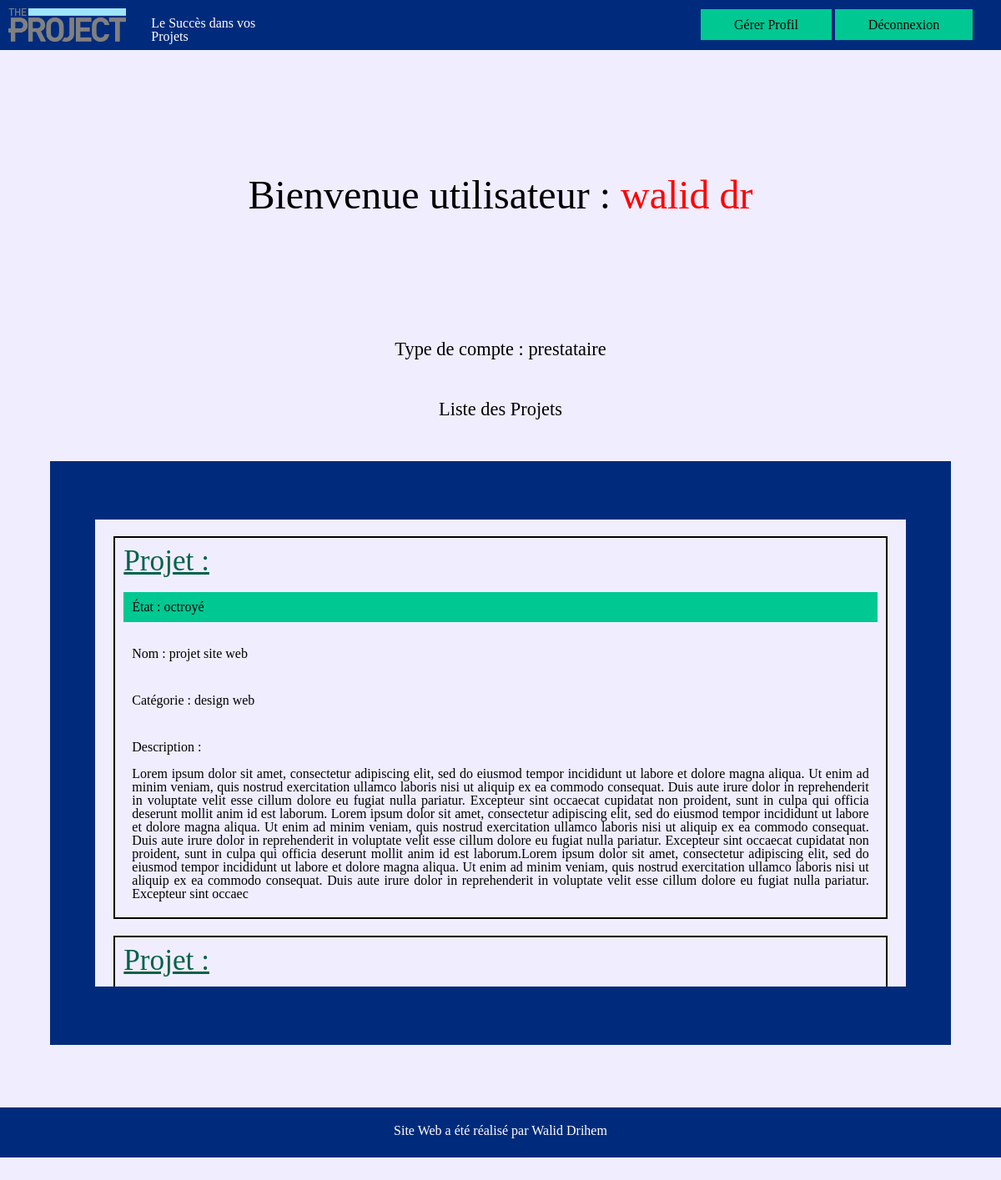
The page /index.php?action=accueil (signed in) on the database its author committed.
### tables this page shows
CREATE TABLE `projet` (
  `id` int(11) NOT NULL,
  `nom` varchar(50) NOT NULL,
  `description` varchar(1500) NOT NULL,
  `actif` tinyint(1) NOT NULL,
  `id_utilisateur` int(11) NOT NULL,
  `id_categorie` int(11) NOT NULL
);

CREATE TABLE `postuler` (
  `id` int(11) NOT NULL,
  `id_utilisateur` int(11) NOT NULL,
  `etat` varchar(50) DEFAULT 'postulé'
);

CREATE TABLE `categorie` (
  `id` int(11) NOT NULL,
  `type` varchar(50) NOT NULL
);

### function_db.php (called while the page is built, shortened)
<?php
    function connectDB(){
        $c = mysqli_connect("localhost", "root", "", "enterpriseProject");
        mysqli_query($c, "SET NAMES 'utf8'");
        return $c;
    }
    $connexion = connectDB();
    function GetAllProject(){
        global $connexion;
        $requete ="SELECT * FROM projet";
        $resultat =mysqli_query($connexion,$requete);
        return $resultat;
    }
    function GetCategorie($id){
        global $connexion;
        $requete ="SELECT type FROM categorie
        JOIN projet ON categorie.id = projet.id_categorie
        AND projet.id=".filtre($id);
        $resultat =mysqli_query($connexion,$requete);
        return $resultat;
    }
    function GetAllEtatPost($id_usager , $id_projet){
        global $connexion;
        $requete ="SELECT * FROM postuler
        WHERE id_utilisateur=".filtre($id_usager).
        " AND id =".filtre($id_projet);
        $resultat =mysqli_query($connexion,$requete);
        if($range= mysqli_fetch_assoc($resultat)){
            return $range["etat"];
        }else{
            return false;
        }
    }
    function filtre($var)
    {
        global $connexion;
        $varFiltre = mysqli_real_escape_string($connexion, $var);
        $varFiltre = strip_tags($varFiltre, "<a><b><em>");
        return $varFiltre;
    }
?>

### vues/accueil.php (the view, shortened to what this page needs)
<!DOCTYPE html>
<html lang="fr">
<head>
    <link rel="stylesheet" href="scss/style.css">
</head>
<body>
    <header class="entete">
        <div class="bloc1">
        <?php
            if(isset($_SESSION["verification"]) && isset($_SESSION["role"])){
                if($_SESSION["role"] !== "admin" ){
            ?>
            <a href="index.php?action=accueil"><img src="images/logo.png" alt=""></a>
            <?php
                }else if($_SESSION["role"] == "admin"){
            ?>
                    <a href="index.php?action=admin"><img src="images/logo.png" alt=""></a>
            <?php
                }
            }else{
            ?>
                <a href="index.php?action=accueil"><img src="images/logo.png" alt=""></a>
            <?php
            }
            ?>
            <p>Le Succès dans vos Projets</p>
        </div>
        <div class="bloc2">
            <?php
            if(isset($_SESSION["verification"])){
                if($_SESSION["verification"] == "oui"){
            ?>
            <a href="index.php?action=profil">Gérer Profil</a>
            <a href="index.php?action=deconnexion">Déconnexion</a>
            <?php
                }
            }else{
            ?>
                <a href="index.php?action=inscription">Inscription</a>
                <a href="index.php?action=connexion" class="b2">Connexion</a>
            <?php
            }
            ?>
        </div>
    </header>
    <main>
        <?php
            if(!isset($_SESSION["verification"])){
        ?>
        <h1>Bienvenue</h1>
        <?php
            }else if(isset($_SESSION["verification"]) && ($_SESSION["verification"] == "oui")){
        ?>
        <h1>Bienvenue utilisateur : <span class="title"> <?php echo $_SESSION["nomComplet"]; ?></span></h1>
        <h2>Type de compte : <?php echo $_SESSION["role"];?></h2>
        <?php
            }
        ?>
        <h2>Liste des Projets</h2>
        <section>
            <div>
                <?php
                    if(!isset($_SESSION["verification"])){
                        while($rangee=mysqli_fetch_assoc($donnees)){
                            if($rangee["actif"] == 1){
                                echo "<article>";
                                    echo "<h3> Projet : </h3>";
                                    echo "<p>Nom : ". $rangee["nom"] . "</p>";
                                    if($rangee2=mysqli_fetch_assoc(GetCategorie($rangee["id"]))){
                                        echo "<p>Catégorie : ".$rangee2["type"]."</p>";
                                    }
                                    echo "<p>Description : <br><br>" . $rangee["description"] . "</p>";
                                echo "</article>";
                            }
                        }
                    }else if(isset($_SESSION["verification"]) && ($_SESSION["verification"] == "oui")){
                        if($_SESSION["role"] == "entreprise"){
                            while($rangee=mysqli_fetch_assoc($donnees4)){
                                if($rangee["actif"] == 1){
                                    echo "<article>";
                                    echo "<h3> Projet : </h3>";
                                    echo "<a href='index.php?action=modifierProjet&idProjet2=".$rangee["id"]."' class='supp'>Modifier Projet</a>";
                                    if(etatProjet($rangee["id"]) == 1 ){
                                        echo "<a href='index.php?action=modifierEtatProjet&idProjet=".$rangee["id"]."&etat=".etatProjet($rangee["id"])."' class='supp'>Supprimer le projet</a>";
                                    }
                                    echo "<p> Nom : ". $rangee["nom"] . "</p>";
                                    if($rangee2=mysqli_fetch_assoc(GetCategorie($rangee["id"]))){
                                        echo "<p>Catégorie : ".$rangee2["type"]."</p>";
                                    }
                                    echo "<p>Description : <br><br>" . $rangee["description"] . "</p>";
                                    echo "</article>";
                                }
                        }
                        }else if($_SESSION["role"] == "prestataire"){
                            while($rangee=mysqli_fetch_assoc($donnees)){
                                if($rangee["actif"] == 1){
                                    echo "<article>";
                                        echo "<h3> Projet : </h3>";
                                        if(GetAllEtatPost($_SESSION["idUser"] , $rangee["id"]) !== false){
                                            echo "<p class='supp'> État : ".GetAllEtatPost($_SESSION["idUser"] , $rangee["id"])."</p>";
                                        }else if(!changeEtatProjetOctroye($rangee["id"])){
                                            echo "<a href='index.php?action=postuler&idProjet=".$rangee["id"]."' class='supp'>Postuler</a>";
                                        }else{
                                            echo "<p class='supp'>* Vous ne pouvez pas postuler à ce projet car il a déjà été octroyé à un autre prestataire !</p>";
                                        }
                                        echo "<p> Nom : ". $rangee["nom"] . "</p>";
                                    if($rangee2=mysqli_fetch_assoc(GetCategorie($rangee["id"]))){
                                        echo "<p>Catégorie : ".$rangee2["type"]."</p>";
                                    }
                                    echo "<p>Description : <br><br>" . $rangee["description"] . "</p>";
                                    echo "</article>";
                                }
                            }
                        }
                    }
                ?>
            </div>
        </section>
    </main>
    <footer>
         <p>Site Web a été réalisé par Walid Drihem</p>
    </footer>
</body>
</html>

### scss/style.css (style rules this page uses)
html, body, div, span, applet, object, iframe, h1, h2, h3, h4, h5, h6, p, blockquote, pre, a, abbr, acronym, address, big, cite, code, del, dfn, em, img, ins, kbd, q, s, samp, small, strike, strong, sub, sup, tt, var, b, u, i, center, dl, dt, dd, ol, ul, li, fieldset, form, label, legend, table, caption, tbody, tfoot, thead, tr, th, td, article, aside, canvas, details, embed, figure, figcaption, footer, header, hgroup, menu, nav, output, ruby, section, summary, time, mark, audio, video { margin: 0; padding: 0; border: 0; font-size: 100%; font: inherit; vertical-align: baseline; }
article, aside, details, figcaption, figure, footer, header, hgroup, menu, nav, section { display: block; }
body { line-height: 1; }
body { background: #F0EDFF; }
body .entete { background: #002B7C; display: -webkit-box; display: -ms-flexbox; display: flex; -webkit-box-pack: justify; -ms-flex-pack: justify; justify-content: space-between; height: 60px; }
body .entete .bloc1 { width: 30%; display: -webkit-box; display: -ms-flexbox; display: flex; }
body .entete .bloc1 img { height: 40px; margin: 10px; }
body .entete .bloc1 p { color: white; padding: 20px; }
body .entete .bloc2 { width: 30%; margin-top: 10px; }
body .entete .bloc2 a { background: #00C892; line-height: 2.5; padding: 10px; padding-left: 40px; padding-right: 40px; text-decoration: none; color: black; }
body main h1 { margin: 150px; text-align: center; font-family: 'EB Garamond', serif; font-size: 3em; color: black; }
body main h1 .title { color: red; }
body main h2 { margin: 50px; text-align: center; font-size: 1.4em; color: black; }
body main p { text-align: center; }
body main section { width: 90%; height: 700px; background: #002B7C; margin: auto; position: relative; margin-bottom: 75px; }
body main section div { width: 90%; height: 80%; position: absolute; left: 50%; top: 50%; -webkit-transform: translate(-50%, -50%); transform: translate(-50%, -50%); background: #F0EDFF; overflow-y: scroll; }
body main section div article { width: 95%; margin: auto; margin-top: 20px; border: 2px solid black; }
body main section div article h3 { margin-bottom: 10px; font-size: 2.2em; color: #046249; text-decoration: underline; padding: 10px; }
body main section div article .supp { text-decoration: none; background: #00C892; padding: 10px; margin: 10px; }
body main section div article p { padding: 20px; text-align: justify; }
body footer { text-align: center; margin: auto; background: #002B7C; color: white; height: 40px; padding-top: 20px; }

### rows shown on the page
projet: id.etat "octroyé", nom "projet site web", id_categorie.type "design web", description "Lorem ipsum dolor sit amet, consectetur adipiscing elit, sed do eiusmod tempor incididunt ut labore et dolore magna aliqua. Ut enim ad minim veniam, quis nostrud exercitation ullamco laboris nisi ut aliquip ex ea commodo consequat. Duis aute irure dolor in reprehenderit in voluptate velit esse cillum dolore eu fugiat nulla pariatur. Excepteur sint occaecat cupidatat non proident, sunt in culpa qui officia deserunt mollit anim id est laborum. Lorem ipsum dolor sit amet, consectetur adipiscing elit, sed do eiusmod tempor incididunt ut labore et dolore magna aliqua. Ut enim ad minim veniam, quis nostrud exercitation ullamco laboris nisi ut aliquip ex ea commodo consequat. Duis aute irure dolor…"

### other values the page prints
$_SESSION["nomComplet"] "walid dr"
$_SESSION["role"] "prestataire"
